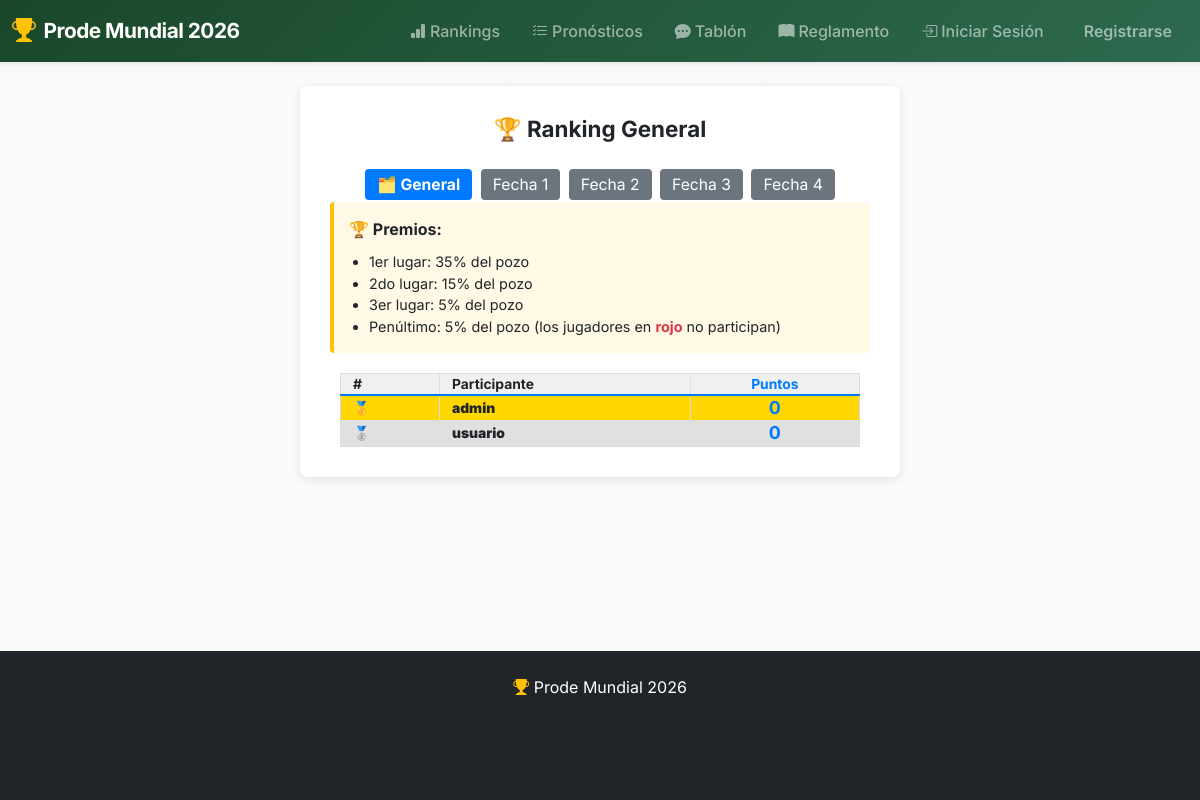
Before: /rankings with the older database file.
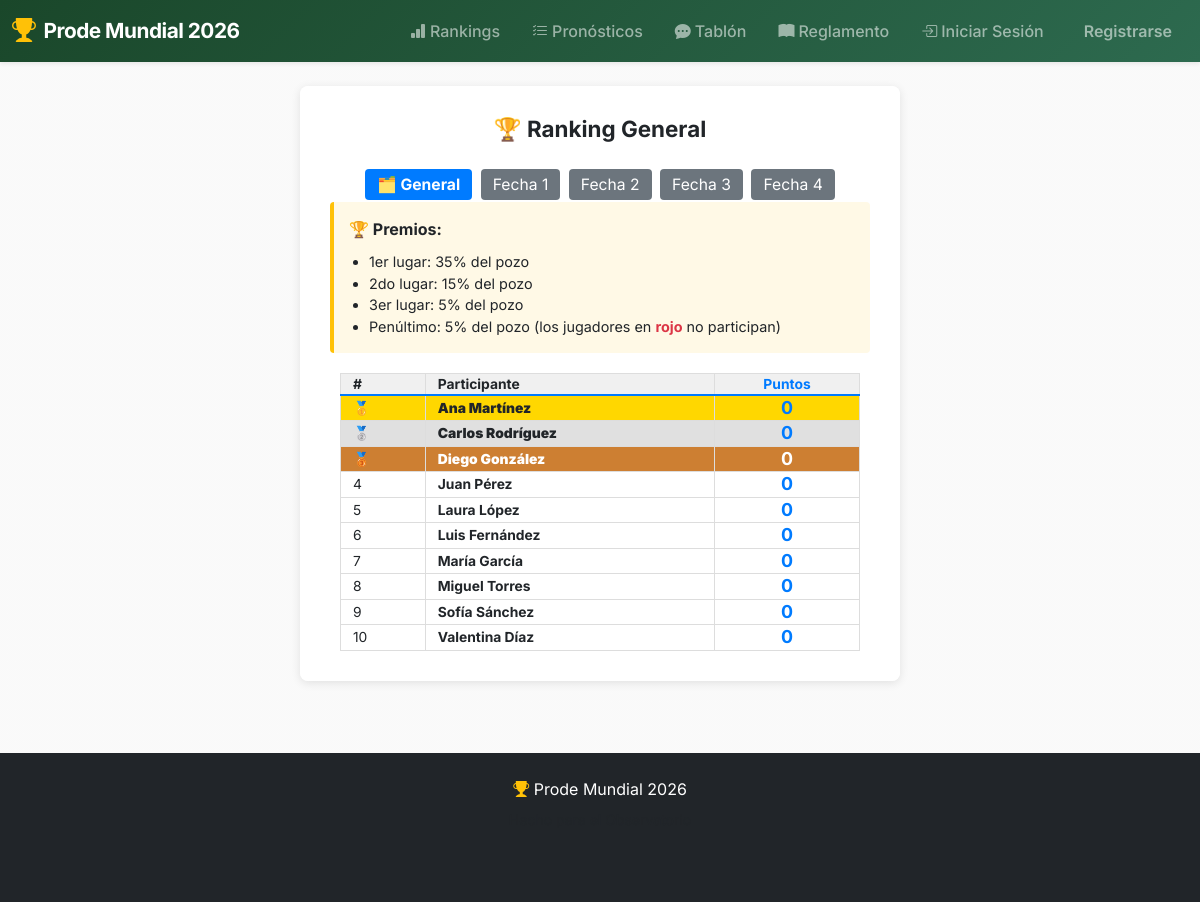
After: the same page with the newer database file.
### models.py (models this page shows, shortened)
class User(db.Model, UserMixin):
    __tablename__ = "users"
    id = db.Column(db.Integer, primary_key=True)
    email = db.Column(db.String(120), unique=True, nullable=False)
    name = db.Column(db.String(80), nullable=False)
    password_hash = db.Column(db.String(256), nullable=True)
    is_admin = db.Column(db.Boolean, default=False)
    is_enabled = db.Column(db.Boolean, default=True)
    predictions = db.relationship('Prediction', backref='user', lazy=True)

### main/routes.py (the view)
@main_bp.route('/rankings')
def rankings():
    user_stats_raw = db.session.query(
        User.id,
        User.name,
        User.email,
        func.count(Prediction.id).label('total_predictions'),
        func.sum(Prediction.points_awarded).label('total_points')
    ).join(Prediction, User.id == Prediction.user_id, isouter=True)\
     .filter(User.is_admin == False)\
     .group_by(User.id)\
     .order_by(func.coalesce(func.sum(Prediction.points_awarded), 0).desc(), User.name)\
     .all()
    user_stats = []
    for stat in user_stats_raw:
        preds_for_finished = db.session.query(func.count(Prediction.id))\
            .join(Match, Prediction.match_id == Match.id)\
            .filter(Prediction.user_id == stat.id, Match.home_goals.isnot(None))\
            .scalar() or 0
        from collections import namedtuple
        StatWithPoints = namedtuple('StatWithPoints', ['id', 'name', 'email', 'total_predictions', 'total_points', 'predictions_with_points'])
        user_stats.append(StatWithPoints(stat.id, stat.name, stat.email, stat.total_predictions, stat.total_points, preds_for_finished))
    matches_with_result = Match.query.filter(Match.home_goals.isnot(None)).count()
    return render_template('main/rankings.html',
                         user_stats=user_stats,
                         matches_with_result=matches_with_result,
                         zip=zip)

### app.py (called while the page is built)
@app.context_processor
def inject_user():
    return {'current_user': current_user}

### templates/main/rankings.html (shortened to what the changed rows need)
{% extends "base.html" %}
{% block content %}
<div style="max-width: 600px; margin: 0 auto; background-color: rgba(255, 255, 255, 0.95); padding: 30px; border-radius: 8px; box-shadow: 0 2px 10px rgba(0,0,0,0.1);">
    <h1 style="font-size:1.4rem; font-weight:700; margin-bottom:10px; text-align:center;">🏆 Ranking General</h1>
    <div style="margin: 24px 0 0 0; text-align: center;">
        <a href="{{ url_for('main.rankings') }}" class="rankings-nav-btn" style="display: inline-block; background-color: #007bff; color: white; text-decoration: none; margin: 2px; font-weight: bold;">
            🗂️ General
        </a>
        {% for phase_num in [1, 2, 3, 4] %}
            <a href="{{ url_for('main.rankings_by_phase', phase_id=phase_num) }}" class="rankings-nav-btn" style="display: inline-block; background-color: #6c757d; color: white; text-decoration: none; margin: 2px;">
                {% if phase_num == 4 %}Fecha 4{% else %}Fecha {{ phase_num }}{% endif %}
            </a>
        {% endfor %}
    </div>
    {% if user_stats %}
        {% set matches_played = matches_with_result or 0 %}
        {% set valid_users = [] %}
        {% for stat in user_stats %}
            {% if matches_played > 0 and (stat.predictions_with_points or 0) == matches_played %}
                {% set _ = valid_users.append(loop.index) %}
            {% endif %}
        {% endfor %}
        {% set total_valid = valid_users|length %}
        {% set penultimate_position = valid_users[total_valid - 2] if total_valid >= 2 else -1 %}
        <table class="rankings-table" style="width: 100%; max-width: 520px; margin: 0 auto; border-collapse: collapse; margin-top: 20px;">
            <thead>
                <tr style="background-color: #f0f0f0; border-bottom: 2px solid #007bff;">
                    <th style="padding: 12px; text-align: left; border: 1px solid #ddd;">#</th>
                    <th style="padding: 12px; text-align: left; border: 1px solid #ddd;">Participante</th>
                    <th style="padding: 12px; text-align: center; border: 1px solid #ddd; color: #007bff; font-weight: bold;">Puntos</th>
                </tr>
            </thead>
            <tbody>
                {% for stat in user_stats %}
                    {% set is_first = (loop.index == 1) %}
                    {% set is_second = (loop.index == 2) %}
                    {% set is_third = (loop.index == 3) %}
                    {% set is_valid_for_penultimate = (matches_with_result > 0 and (stat.predictions_with_points or 0) == matches_with_result) %}
                    {% set is_penultimate = (loop.index == penultimate_position and penultimate_position > 0) %}
                    {% set is_awarded = is_first or is_second or is_third or is_penultimate %}
                    <tr style="border-bottom: 1px solid #ddd; {% if is_first %}background-color: #ffd700; font-weight: bold;{% elif is_second %}background-color: #e0e0e0; font-weight: bold;{% elif is_third %}background-color: #cd7f32; color: white; font-weight: bold;{% elif is_penultimate %}background-color: #d4f1d4; font-weight: bold;{% endif %}">
                        <td style="padding: 12px; border: 1px solid #ddd; {% if not is_valid_for_penultimate and matches_with_result > 0 %}color: #dc3545;{% endif %}">
                            {% if is_first %}🥇{% elif is_second %}🥈{% elif is_third %}🥉{% elif is_penultimate %}🎖️{% else %}{{ loop.index }}{% endif %}
                        </td>
                        <td style="padding: 12px; border: 1px solid #ddd; {% if not is_valid_for_penultimate and matches_with_result > 0 %}color: #dc3545;{% endif %}">
                            <strong>{{ stat.name }}</strong>
                        </td>
                        <td style="padding: 12px; border: 1px solid #ddd; text-align: center; font-weight: bold; {% if is_third %}color: white;{% elif not is_valid_for_penultimate and matches_with_result > 0 %}color: #dc3545;{% else %}color: #007bff;{% endif %} font-size: 1.2em;">
                            {{ stat.total_points or 0 }}
                        </td>
                    </tr>
                {% endfor %}
            </tbody>
        </table>
    {% else %}
        <p style="text-align: center; color: #666; margin-top: 30px;">
            No hay datos de ranking disponibles
        </p>
    {% endif %}
</div>
{% endblock %}

Changed rows visible on the page:
added User: name "Ana Martínez", is_admin "0"
added User: name "Carlos Rodríguez", is_admin "0"
added User: name "Diego González", is_admin "0"
changed User: name "usuario" → "Juan Pérez"; no longer shows "🥈"; moves up the list
added User: name "Laura López", is_admin "0"
added User: name "Luis Fernández", is_admin "0"
changed User: name "admin" → "María García"; no longer shows "🥇"
added User: name "Miguel Torres", is_admin "0"
added User: name "Sofía Sánchez", is_admin "0"
added User: name "Valentina Díaz", is_admin "0"
